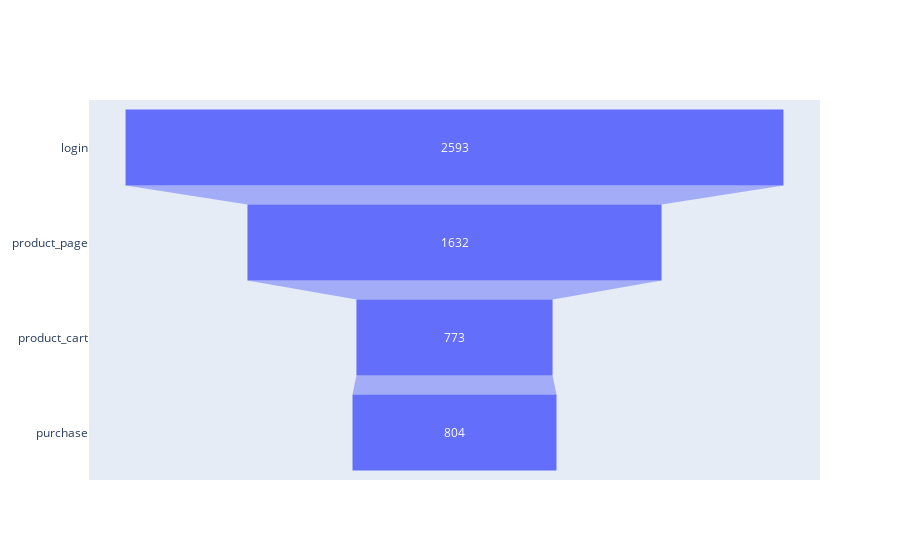

Notebook cell for this chart:
### Code cell
# Построим воронку событий без разбивки на группы теста

fig = go.Figure(go.Funnel(
    y = list(event_funnel_total['event_name']),
    x = list(event_funnel_total['user_id'])))
fig.show()

### Figure 1 — Plotly figure (JSON) as saved in the notebook; plotly's stock layout.template omitted (floating-point values rounded to 4 significant figures)
{"data": [{"type": "funnel", "x": [2593, 1632, 773, 804], "y": ["login", "product_page", "product_cart", "purchase"]}], "layout": {}}
